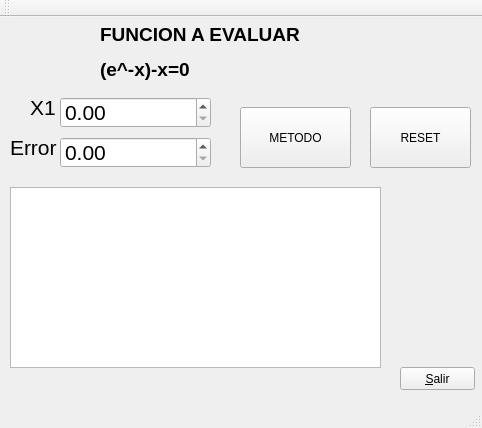
<?xml version="1.0" encoding="UTF-8"?>
<ui version="4.0">
 <class>P1</class>
 <widget class="QMainWindow" name="P1">
  <property name="geometry">
   <rect>
    <x>0</x>
    <y>0</y>
    <width>482</width>
    <height>428</height>
   </rect>
  </property>
  <property name="windowTitle">
   <string>P1</string>
  </property>
  <widget class="QWidget" name="centralWidget">
   <widget class="QPushButton" name="RESET">
    <property name="geometry">
     <rect>
      <x>370</x>
      <y>90</y>
      <width>101</width>
      <height>61</height>
     </rect>
    </property>
    <property name="text">
     <string>RESET</string>
    </property>
   </widget>
   <widget class="QLabel" name="label_2">
    <property name="geometry">
     <rect>
      <x>100</x>
      <y>0</y>
      <width>211</width>
      <height>71</height>
     </rect>
    </property>
    <property name="text">
     <string>&lt;html&gt;&lt;head/&gt;&lt;body&gt;&lt;p&gt;&lt;span style=&quot; font-size:14pt; font-weight:600;&quot;&gt;FUNCION A EVALUAR &lt;/span&gt;&lt;/p&gt;&lt;p&gt;&lt;span style=&quot; font-size:14pt; font-weight:600;&quot;&gt;(e^-x)-x=0&lt;/span&gt;&lt;/p&gt;&lt;/body&gt;&lt;/html&gt;</string>
    </property>
   </widget>
   <widget class="QDoubleSpinBox" name="ERROR">
    <property name="geometry">
     <rect>
      <x>60</x>
      <y>120</y>
      <width>151</width>
      <height>31</height>
     </rect>
    </property>
    <property name="font">
     <font>
      <pointsize>16</pointsize>
     </font>
    </property>
   </widget>
   <widget class="QPushButton" name="SALIR">
    <property name="geometry">
     <rect>
      <x>400</x>
      <y>350</y>
      <width>75</width>
      <height>23</height>
     </rect>
    </property>
    <property name="text">
     <string>&amp;Salir</string>
    </property>
   </widget>
   <widget class="QLabel" name="label">
    <property name="geometry">
     <rect>
      <x>30</x>
      <y>70</y>
      <width>31</width>
      <height>41</height>
     </rect>
    </property>
    <property name="text">
     <string>&lt;html&gt;&lt;head/&gt;&lt;body&gt;&lt;p&gt;&lt;span style=&quot; font-size:16pt;&quot;&gt;X1&lt;/span&gt;&lt;/p&gt;&lt;/body&gt;&lt;/html&gt;</string>
    </property>
   </widget>
   <widget class="QTextEdit" name="TEXTO">
    <property name="geometry">
     <rect>
      <x>10</x>
      <y>170</y>
      <width>371</width>
      <height>181</height>
     </rect>
    </property>
   </widget>
   <widget class="QPushButton" name="METODO">
    <property name="geometry">
     <rect>
      <x>240</x>
      <y>90</y>
      <width>111</width>
      <height>61</height>
     </rect>
    </property>
    <property name="text">
     <string>METODO</string>
    </property>
   </widget>
   <widget class="QLabel" name="label_3">
    <property name="geometry">
     <rect>
      <x>10</x>
      <y>110</y>
      <width>51</width>
      <height>41</height>
     </rect>
    </property>
    <property name="text">
     <string>&lt;html&gt;&lt;head/&gt;&lt;body&gt;&lt;p&gt;&lt;span style=&quot; font-size:16pt;&quot;&gt;Error&lt;/span&gt;&lt;/p&gt;&lt;/body&gt;&lt;/html&gt;</string>
    </property>
   </widget>
   <widget class="QDoubleSpinBox" name="X1">
    <property name="geometry">
     <rect>
      <x>60</x>
      <y>80</y>
      <width>151</width>
      <height>31</height>
     </rect>
    </property>
    <property name="font">
     <font>
      <pointsize>16</pointsize>
     </font>
    </property>
   </widget>
  </widget>
  <widget class="QMenuBar" name="menuBar">
   <property name="geometry">
    <rect>
     <x>0</x>
     <y>0</y>
     <width>482</width>
     <height>21</height>
    </rect>
   </property>
  </widget>
  <widget class="QToolBar" name="mainToolBar">
   <attribute name="toolBarArea">
    <enum>TopToolBarArea</enum>
   </attribute>
   <attribute name="toolBarBreak">
    <bool>false</bool>
   </attribute>
  </widget>
  <widget class="QStatusBar" name="statusBar"/>
 </widget>
 <layoutdefault spacing="6" margin="11"/>
 <resources/>
 <connections/>
</ui>
